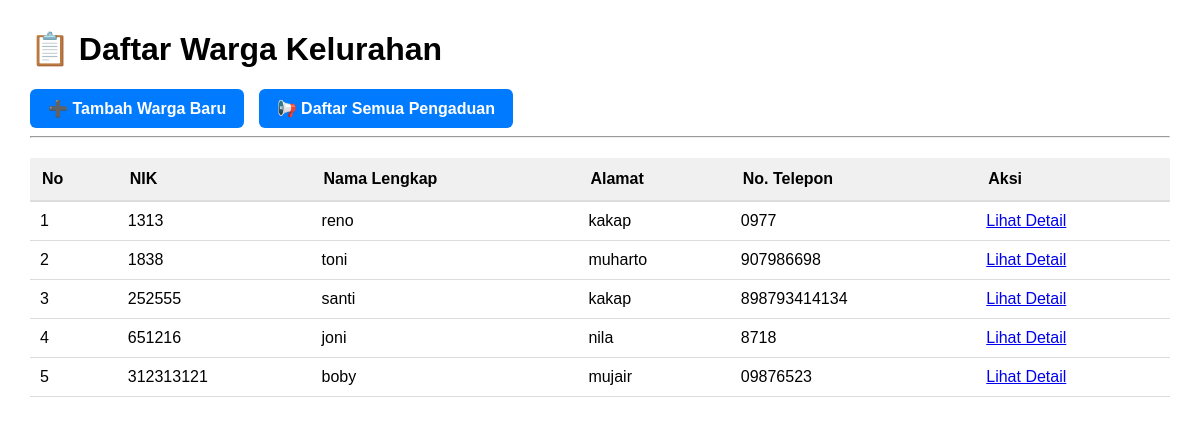
/warga/, run on an earlier commit of the app's database.
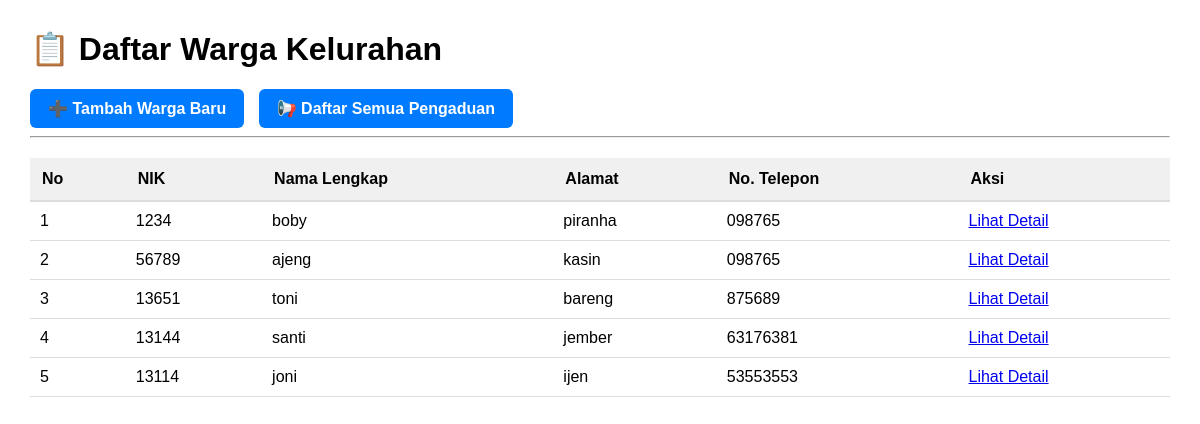
And on a later commit of the database.
### warga/models.py (models this page shows, shortened)
class Warga(models.Model):
    nik          = models.CharField(max_length=16, unique=True)
    nama_lengkap = models.CharField(max_length=120)
    alamat       = models.TextField()
    no_telepon   = models.CharField(max_length=15, blank=True)  # ← baru
    tanggal        = models.DateField(auto_now_add=True)   # ← kolom baru

### warga/views.py (the view)
# urls.py: path('', WargaListView.as_view(), name='warga-list'), # ⚠️ name='warga-list'
class WargaListView(ListView):
    model = Warga
    template_name = 'warga/warga_list.html'
    context_object_name = 'warga_list'
    paginate_by = 20

### warga/templates/warga/warga_list.html (shortened to what this page needs)
<!DOCTYPE html>
<html>
<head>
</head>
<body>
    <h1>📋 Daftar Warga Kelurahan</h1>
    <a href="{% url 'warga-tambah' %}" class="btn">➕ Tambah Warga Baru</a>
    <a href="{% url 'pengaduan-list' %}" class="btn">📢 Daftar Semua Pengaduan</a>
    <hr>
    <table>
        <thead>
            <tr>
                <th>No</th>
                <th>NIK</th>
                <th>Nama Lengkap</th>
                <th>Alamat</th>
                <th>No. Telepon</th>
                <th>Aksi</th>
            </tr>
        </thead>
        <tbody>
            {% for warga in warga_list %}
            <tr>
                <td>{{ forloop.counter }}</td>
                <td>{{ warga.nik }}</td>
                <td>{{ warga.nama_lengkap }}</td>
                <td>{{ warga.alamat }}</td>
                <td>{{ warga.no_telepon }}</td>
                <td>
                    <a href="{% url 'warga-detail' warga.pk %}">Lihat Detail</a>
                </td>
            </tr>
            {% empty %}
            <tr>
                <td colspan="6" style="text-align:center;">Belum ada data warga.</td>
            </tr>
            {% endfor %}
        </tbody>
    </table>
</body>
</html>

### warga/templates/warga/warga_list.html (style rules this page uses)
body { font-family: Arial, sans-serif; margin: 30px; }
.btn { display: inline-block; padding: 10px 18px; background: #007bff; color: white; text-decoration: none; border-radius: 6px; margin-right: 10px; font-weight: bold; }
table { width: 100%; border-collapse: collapse; margin-top: 20px; }
th { background: #f0f0f0; padding: 12px; text-align: left; border-bottom: 2px solid #ddd; }
td { padding: 10px; border-bottom: 1px solid #ddd; }

What changed in the data, as far as the page shows it:
removed Warga: nik "1313", nama_lengkap "reno", alamat "kakap", no_telepon "0977"
removed Warga: nik "1838", nama_lengkap "toni", alamat "muharto", no_telepon "907986698"
removed Warga: nik "252555", nama_lengkap "santi", alamat "kakap", no_telepon "898793414134"
removed Warga: nik "651216", nama_lengkap "joni", alamat "nila", no_telepon "8718"
removed Warga: nik "312313121", nama_lengkap "boby", alamat "mujair", no_telepon "09876523"
added Warga: nik "1234", nama_lengkap "boby", alamat "piranha", no_telepon "098765"
added Warga: nik "56789", nama_lengkap "ajeng", alamat "kasin", no_telepon "098765"
added Warga: nik "13651", nama_lengkap "toni", alamat "bareng", no_telepon "875689"
added Warga: nik "13144", nama_lengkap "santi", alamat "jember", no_telepon "63176381"
added Warga: nik "13114", nama_lengkap "joni", alamat "ijen", no_telepon "53553553"
